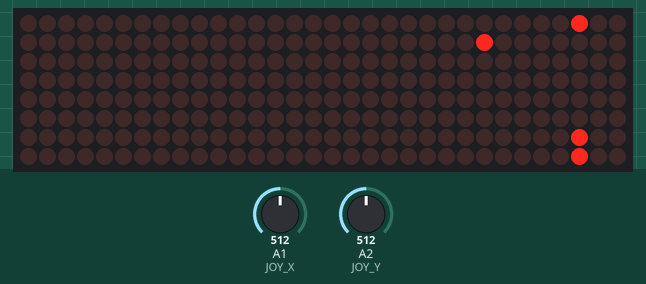
Recording of a sketch running on a simulated Arduino Uno, built with avr-gcc and run on an emulated ATmega328P. Parts: 32×8 LED matrix. Inputs (shaded band) come from the test bench; at power-on: A2 (JOY_Y) = 512, A1 (JOY_X) = 512. Random numbers use the default seed unless the sketch sets one.

Above: at 1.2 s.
1.3 s: A2 (JOY_Y) set to 524
At 1.51 s:
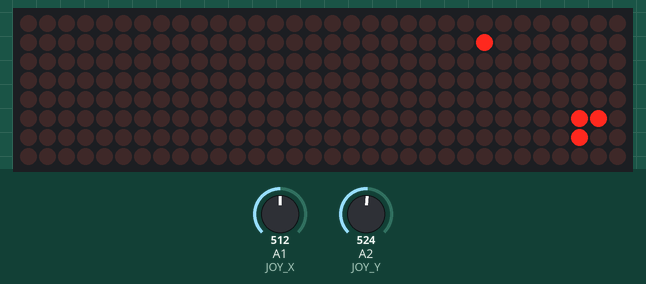
3.5 s: A1 (JOY_X) set to 542
At 3.72 s:
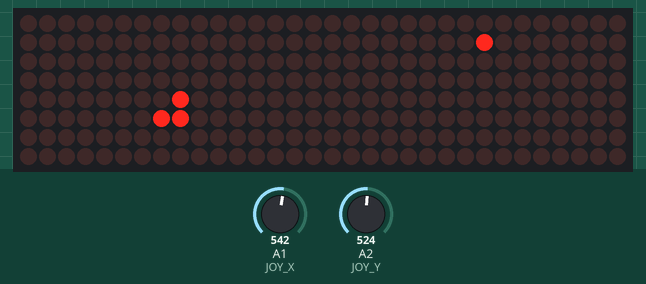
5.7 s: A1 (JOY_X) set to 511
At 5.93 s:
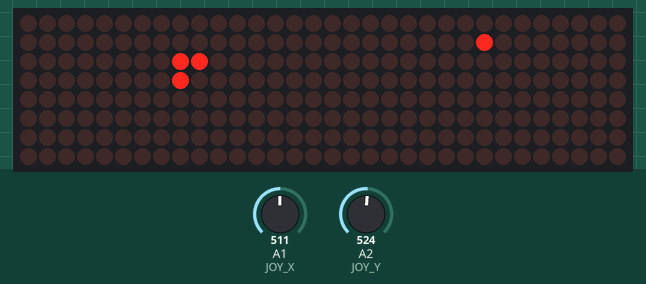
7.9 s: A2 (JOY_Y) set to 511
At 8.14 s:
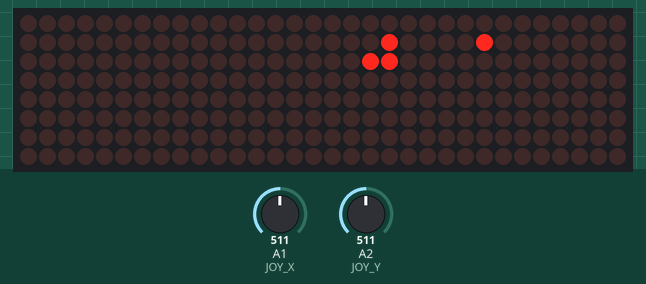
10.1 s: A1 (JOY_X) set to 306
At 10.36 s:
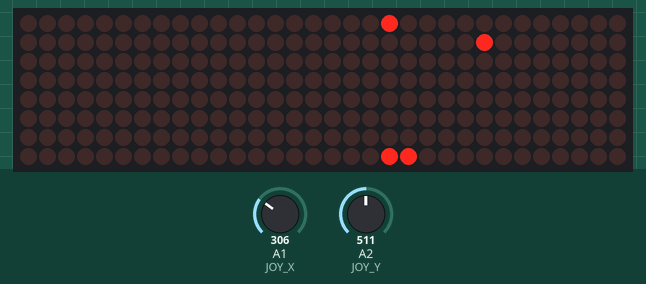
12.3 s: A2 (JOY_Y) set to 323
14.5 s: A2 (JOY_Y) set to 297
At 14.78 s:
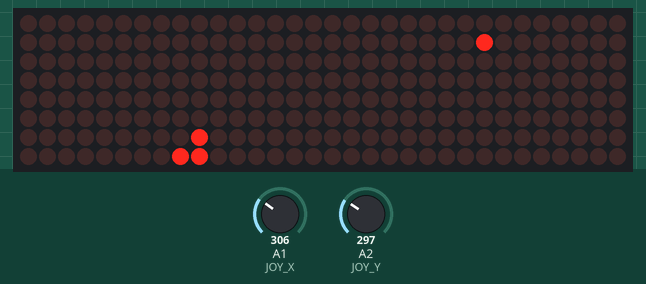

The sketch:

snakeame-with-joystick.ino
```cpp
#include <MD_MAX72xx.h>
#include <MD_Parola.h>
#include <SPI.h>

// =====================================================
// MAX7219 SETTINGS
// =====================================================
#define HARDWARE_TYPE MD_MAX72XX::FC16_HW

#define MAX_DEVICES 4
#define DATA_PIN 7
#define CS_PIN 10
#define CLK_PIN 6
MD_MAX72XX mx = MD_MAX72XX(HARDWARE_TYPE, DATA_PIN, CLK_PIN, CS_PIN, MAX_DEVICES);

// =====================================================
// JOYSTICK
// =====================================================
#define JOY_X 1   // VRx - avoid GPIO0 (boot strapping pin)
#define JOY_Y 2   // VRy
#define JOY_SW 3  // button (optional, unused for now)

const int CENTER = 2048;   // ESP32 ADC is 12-bit (0-4095), center ~2048
const int DEADZONE = 800;  // how far from center counts as a "push"

// =====================================================
// DISPLAY SIZE
// =====================================================
#define WIDTH 32
#define HEIGHT 8

// =====================================================
// GAME SETTINGS
// =====================================================
#define MAX_SNAKE_LENGTH 100
int snakeX[MAX_SNAKE_LENGTH];
int snakeY[MAX_SNAKE_LENGTH];
int snakeLength = 3;

// Snake starts moving RIGHT
int dirX = 1;
int dirY = 0;

// Food
int foodX;
int foodY;

// Timing
unsigned long lastMove = 0;
const int moveDelay = 200;

// =====================================================
// SETUP
// =====================================================
void setup()
{
  Serial.begin(115200);

  mx.begin();
  mx.control(MD_MAX72XX::INTENSITY, 3);
  mx.clear();

  // IMPORTANT FOR YOUR PANEL
  mx.transform(MD_MAX72XX::TRC);

  pinMode(JOY_SW, INPUT_PULLUP);

  randomSeed(millis());
  startGame();
}

// =====================================================
// MAIN LOOP
// =====================================================
void loop()
{
  readJoystick();

  if (millis() - lastMove > moveDelay)
  {
    lastMove = millis();
    moveSnake();
    checkFood();
    checkCollision();
    drawGame();
  }
}

// =====================================================
// START / RESET GAME
// =====================================================
void startGame()
{
  snakeLength = 3;

  // Initial snake position
  snakeX[0] = 2;
  snakeY[0] = 3;
  snakeX[1] = 1;
  snakeY[1] = 3;
  snakeX[2] = 0;
  snakeY[2] = 3;

  // Initial movement RIGHT
  dirX = 1;
  dirY = 0;

  generateFood();
}

// =====================================================
// JOYSTICK CONTROLS
// =====================================================
void readJoystick()
{
  int xVal = analogRead(JOY_X);
  int yVal = analogRead(JOY_Y);

  int xOffset = xVal - CENTER;
  int yOffset = yVal - CENTER;

  // Only register the dominant direction (prevents diagonal confusion)
  if (abs(xOffset) > abs(yOffset)) {
    if (xOffset > DEADZONE && dirX != -1)      { dirX = 1; dirY = 0; }   // right
    else if (xOffset < -DEADZONE && dirX != 1) { dirX = -1; dirY = 0; }  // left
  } else {
    if (yOffset > DEADZONE && dirY != -1)      { dirX = 0; dirY = 1; }   // down
    else if (yOffset < -DEADZONE && dirY != 1) { dirX = 0; dirY = -1; }  // up
  }
}

// =====================================================
// MOVE SNAKE
// =====================================================
void moveSnake()
{
  // Move body
  for (int i = snakeLength; i > 0; i--)
  {
    snakeX[i] = snakeX[i - 1];
    snakeY[i] = snakeY[i - 1];
  }

  // Move head
  snakeX[0] += dirX;
  snakeY[0] += dirY;

  // Wrap screen
  if (snakeX[0] >= WIDTH) snakeX[0] = 0;
  if (snakeX[0] < 0) snakeX[0] = WIDTH - 1;
  if (snakeY[0] >= HEIGHT) snakeY[0] = 0;
  if (snakeY[0] < 0) snakeY[0] = HEIGHT - 1;
}

// =====================================================
// GENERATE FOOD
// =====================================================
void generateFood()
{
  bool valid = false;
  while (!valid)
  {
    valid = true;
    foodX = random(0, WIDTH);
    foodY = random(0, HEIGHT);

    // Avoid snake body
    for (int i = 0; i < snakeLength; i++)
    {
      if (foodX == snakeX[i] && foodY == snakeY[i])
      {
        valid = false;
      }
    }
  }
}

// =====================================================
// CHECK FOOD
// =====================================================
void checkFood()
{
  if (snakeX[0] == foodX && snakeY[0] == foodY)
  {
    // Increase snake length
    if (snakeLength < MAX_SNAKE_LENGTH - 1)
    {
      snakeLength++;
    }
    generateFood();
  }
}

// =====================================================
// CHECK COLLISION
// =====================================================
void checkCollision()
{
  for (int i = 1; i < snakeLength; i++)
  {
    if (snakeX[0] == snakeX[i] && snakeY[0] == snakeY[i])
    {
      gameOverAnimation();
      startGame();
    }
  }
}

// =====================================================
// GAME OVER ANIMATION
// =====================================================
void gameOverAnimation()
{
  for (int k = 0; k < 3; k++)
  {
    mx.clear();
    drawText("REVO EMAG");
    delay(600);
  }
  mx.clear();
}

// =====================================================
// DRAW TEXT
// =====================================================
void drawText(String text)
{
  // Simple scrolling text effect
  for (int pos = WIDTH; pos > -((int)text.length() * 6); pos--)
  {
    mx.clear();
    for (int i = 0; i < text.length(); i++)
    {
      mx.setChar(pos + (i * 6), text[i]);
    }
    mx.update();
    delay(40);
  }
}

// =====================================================
// DRAW GAME
// =====================================================
void drawGame()
{
  mx.clear();

  // Draw snake
  for (int i = 0; i < snakeLength; i++)
  {
    mx.setPoint(snakeY[i], snakeX[i], true);
  }

  // Draw food
  mx.setPoint(foodY, foodX, true);
  mx.update();
}
```

Measured:
- the behaviour switches between 512 and 513 on A2 (JOY_Y) (found by bisection; images 0 and 1)
- the behaviour switches between 523 and 524 on A1 (JOY_X) (found by bisection; images 1 and 2)
- the behaviour switches between 307 and 306 on A2 (JOY_Y) (found by bisection; images 5 and 6)
